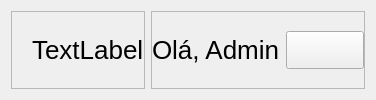
     <widget class="QWidget" name="menu" native="true">
      <property name="minimumSize">
       <size>
        <width>0</width>
        <height>75</height>
       </size>
      </property>
      <property name="styleSheet">
       <string notr="true">font-size: 26px;</string>
      </property>
      <layout class="QHBoxLayout" name="horizontalLayout">
       <item>
        <widget class="QFrame" name="layout_menu_lado_direito">
         <property name="frameShape">
          <enum>QFrame::Shape::StyledPanel</enum>
         </property>
         <property name="frameShadow">
          <enum>QFrame::Shadow::Raised</enum>
         </property>
         <layout class="QHBoxLayout" name="horizontalLayout_2">
          <property name="spacing">
           <number>0</number>
          </property>
          <property name="leftMargin">
           <number>20</number>
          </property>
          <property name="topMargin">
           <number>0</number>
          </property>
          <property name="rightMargin">
           <number>0</number>
          </property>
          <property name="bottomMargin">
           <number>0</number>
          </property>
          <item>
           <widget class="QLabel" name="img_logo">
            <property name="text">
             <string>TextLabel</string>
            </property>
           </widget>
          </item>
         </layout>
        </widget>
       </item>
       <item alignment="Qt::AlignmentFlag::AlignRight">
        <widget class="QFrame" name="laout_menu_lado_esquerdo">
         <property name="frameShape">
          <enum>QFrame::Shape::StyledPanel</enum>
         </property>
         <property name="frameShadow">
          <enum>QFrame::Shadow::Raised</enum>
         </property>
         <layout class="QHBoxLayout" name="horizontalLayout_3">
          <property name="leftMargin">
           <number>0</number>
          </property>
          <property name="topMargin">
           <number>0</number>
          </property>
          <property name="rightMargin">
           <number>0</number>
          </property>
          <property name="bottomMargin">
           <number>0</number>
          </property>
          <item>
           <widget class="QLabel" name="txt_ola_user">
            <property name="text">
             <string>Olá, Admin</string>
            </property>
           </widget>
          </item>
          <item>
           <widget class="QPushButton" name="btn_sair">
            <property name="minimumSize">
             <size>
              <width>50</width>
              <height>25</height>
             </size>
            </property>
            <property name="text">
             <string/>
            </property>
            <property name="icon">
             <iconset resource="imgs/icons.qrc">
              <normaloff>:/icons/exit.png</normaloff>:/icons/exit.png</iconset>
            </property>
           </widget>
          </item>
         </layout>
        </widget>
       </item>
      </layout>
     </widget>
